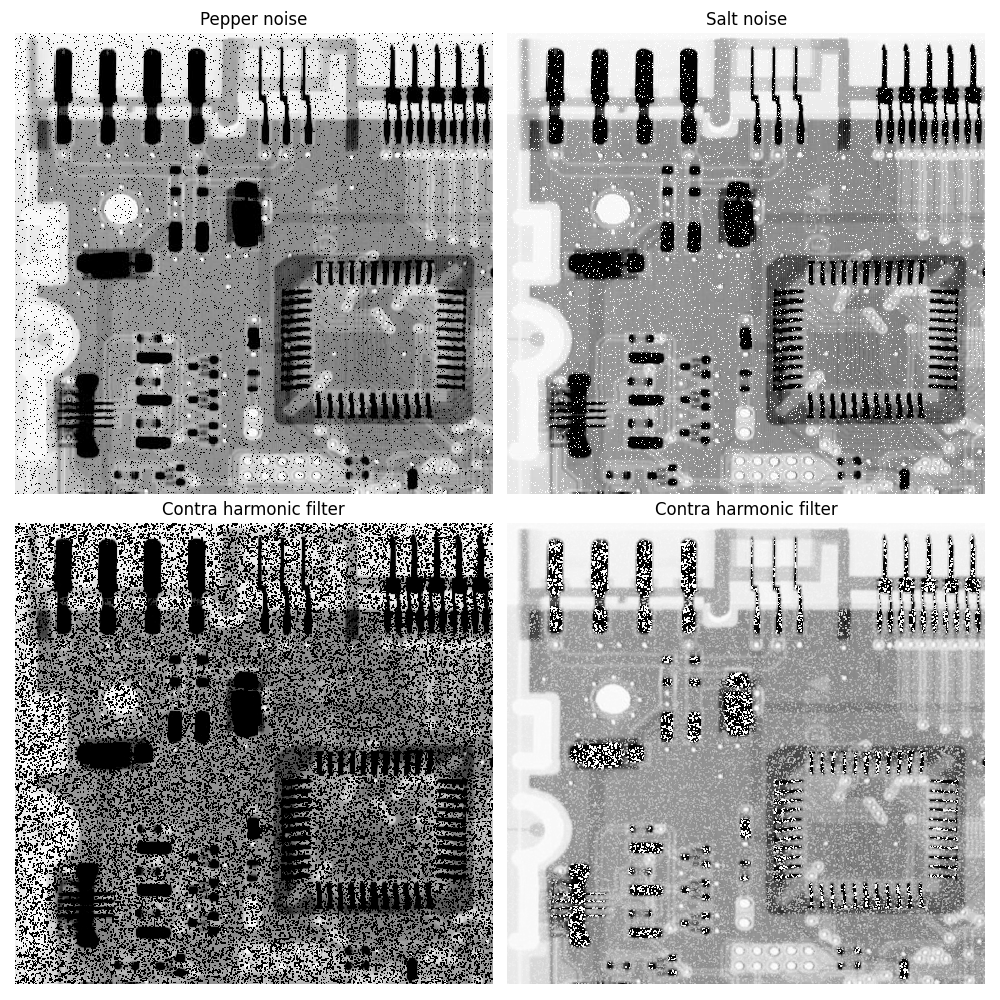

Reproduce this figure in Python.
import os
import sys
import numpy as np
import matplotlib.pyplot as plt
from skimage.io import imread
from skimage.util import img_as_float
from skimage.color import rgb2gray
from libDIPUM.imnoise2 import imnoise2
from libDIPUM.spfilt import spfilt
from libDIPUM.data_path import dip_data

# Parameters
kernel_size = 3
Q = [-1.5, 1.5]  # MATLAB: Q = -[1.5, -1.5]
p_salt = 0.05
p_pepper = 0.05

# Data
img_path = dip_data('circuitboard.tif')
f_orig = imread(img_path)
if f_orig.ndim == 3:
    f_orig = rgb2gray(f_orig)
f = img_as_float(f_orig)

# Noise adding
fnPepper, _ = imnoise2(f, 'salt & pepper', 0, p_pepper)
fnSalt, _ = imnoise2(f, 'salt & pepper', p_salt, 0)

# Filtering
fHatContraHarmonic1 = spfilt(fnPepper, 'chmean', kernel_size, kernel_size, Q[0])
fHatContraHarmonic2 = spfilt(fnSalt, 'chmean', kernel_size, kernel_size, Q[1])

# Display
fig, axes = plt.subplots(2, 2, figsize=(10, 10))

imshow_kwargs = dict(cmap='gray', vmin=0, vmax=1, interpolation='nearest')

axes[0, 0].imshow(fnPepper, **imshow_kwargs)
axes[0, 0].axis('off')
axes[0, 0].set_title('Pepper noise')

axes[0, 1].imshow(fnSalt, **imshow_kwargs)
axes[0, 1].axis('off')
axes[0, 1].set_title('Salt noise')

axes[1, 0].imshow(fHatContraHarmonic1, **imshow_kwargs)
axes[1, 0].axis('off')
axes[1, 0].set_title('Contra harmonic filter')

axes[1, 1].imshow(fHatContraHarmonic2, **imshow_kwargs)
axes[1, 1].axis('off')
axes[1, 1].set_title('Contra harmonic filter')

plt.tight_layout()
plt.savefig('Figure59.png')
plt.show()
